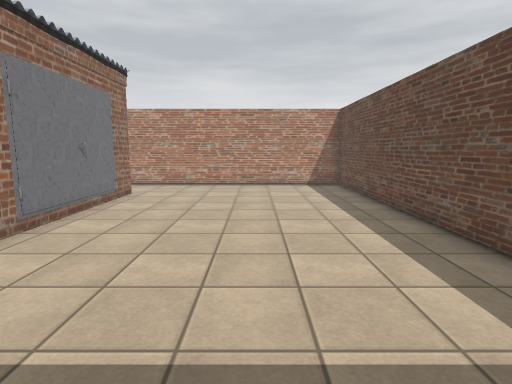
View 1 (above)

16 first-person views from a walk through a scene from a Unity 3-D project. The camera is 1.4 m above the floor, tilts 8° down and sees 80° across. The floor is counted in squares, 0.72 m on a side. Each view is taken from the middle of a square. On the plan, view 1 faces up. The plan holds only what a view shows up to about 17 squares ahead; the rest is blank. The place goes on beyond the plan. The player is left out. Door leaves are left out, so doorways stand open. Some surface patterns are stand-ins.

View 2
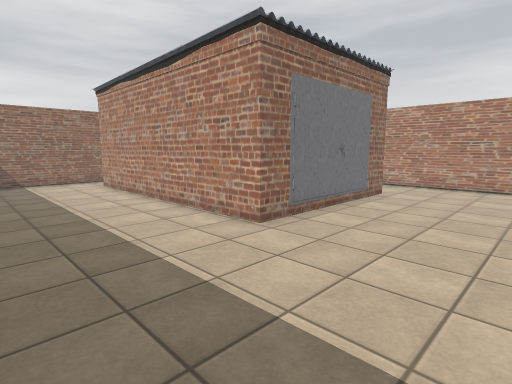

View 3
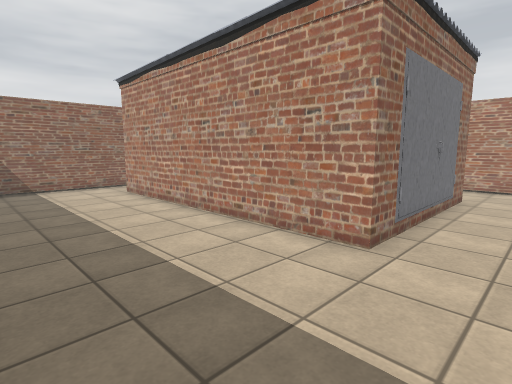

View 4
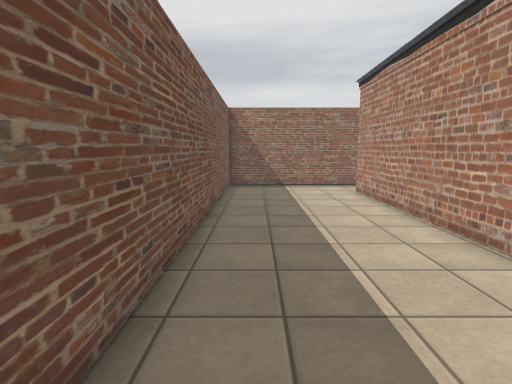

View 5
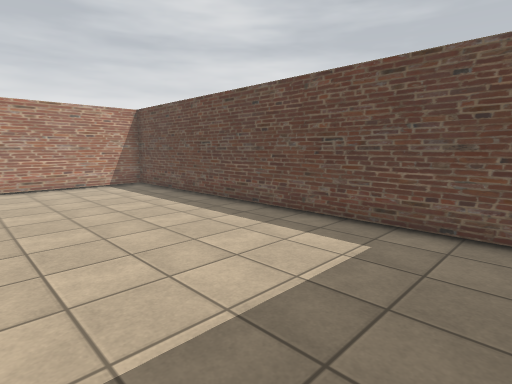

View 6
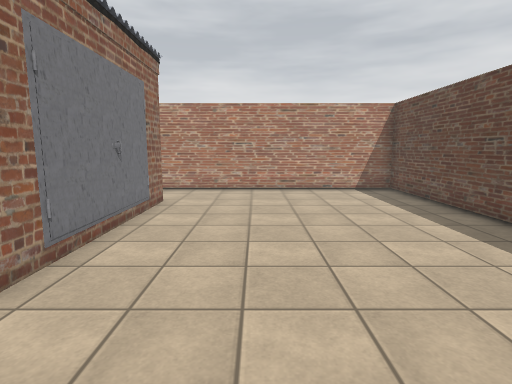

View 7
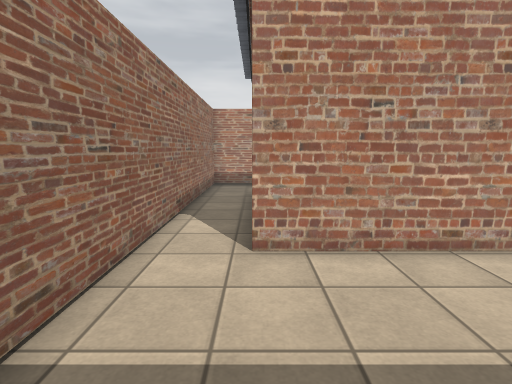

View 8
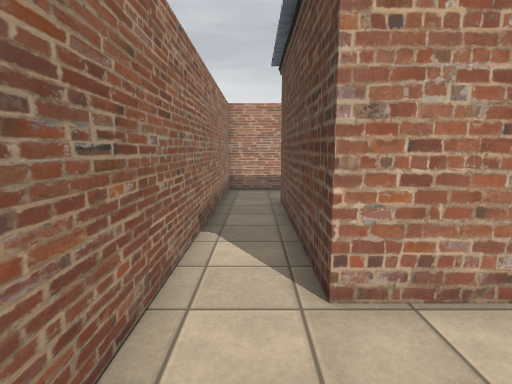

View 9
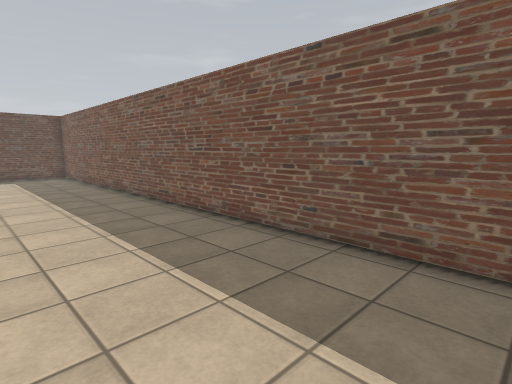

View 10
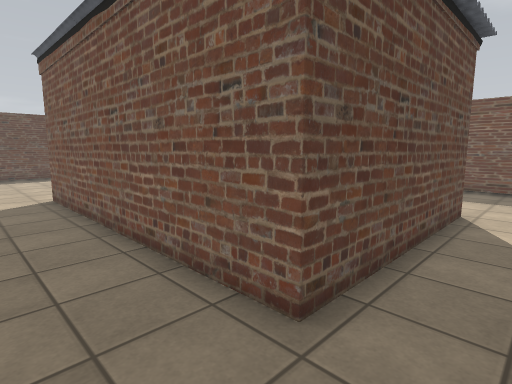

View 11
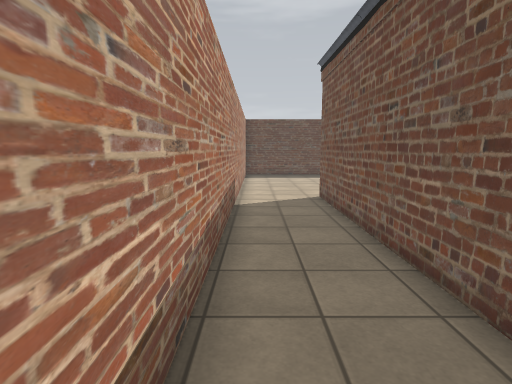

View 12
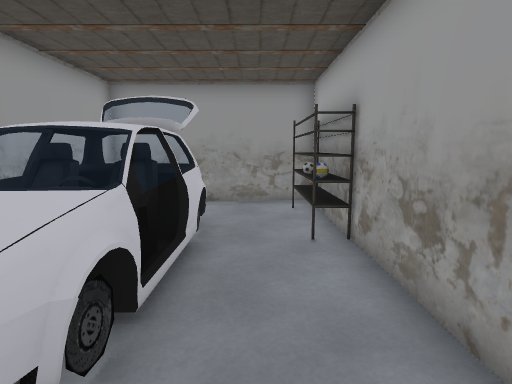

View 13
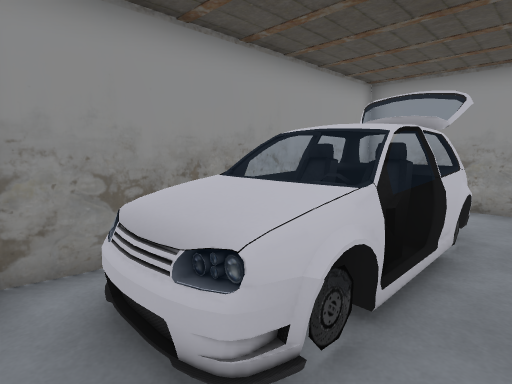

View 14
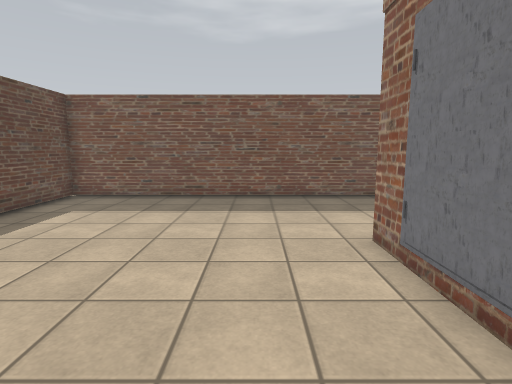

View 15
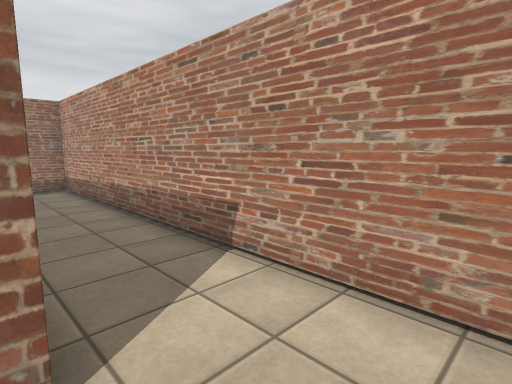

View 16
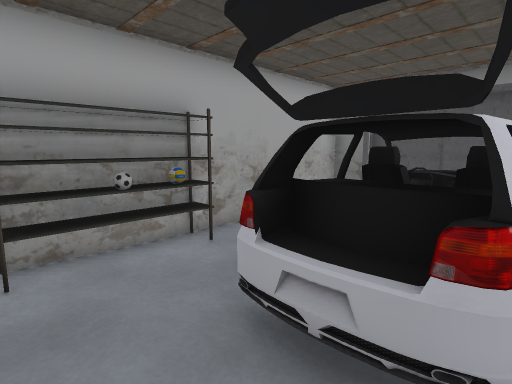

### Floor plan
Key: @ floor where view 1 was taken; # wall or solid block; . main floor; : floor 0.25 m higher than the main floor; D open door; = window, fence, low wall or low ledge; ^ raised ledge; G garage; S shelf; B ball.
Columns run from 20 left of view 1 to 5 right of it. Each row starts with its distance up from view 1.
 17 ##########################
 16 #........................#
 15 #........................#
 14 #........................#
 13 #..GSSSSSGGGGGG..........#
 12 #..G SBS      G..........#
 11 #..G          :..........#
 10 #..G   #=DD==: ..........#
  9 #..G  ^##DD^^^ G.........#
  8 #..G  ^###^^^^ G.........#
  7 #..G: :#=##^^#G#.........#
  6 #..GGGGGGGGGGGG..........#
  5 #........................#
  4 #........................#
  3 #........................#
  2 #........................#
  1 #........................#
  0 #...................@....#
 -1 ##########################

Positions as (right, up) in squares from view 1, and headings:
1: (0, 0), facing up
2: (0, 0), facing up-left
3: (-3, 0), facing up-left
4: (-3, 1), facing left
5: (-3, 0), facing up-right
6: (-2, 2), facing up
7: (-17, 0), facing up
8: (-18, 2), facing up
9: (-19, 5), facing down-right
10: (-19, 16), facing down-right
11: (-18, 16), facing right
12: (-6, 11), facing left
13: (-6, 11), facing down-left
14: (-3, 12), facing down
15: (-3, 13), facing up-left
16: (-16, 7), facing up-right
